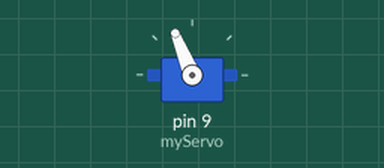
Recording of a sketch running on a simulated Arduino Uno, built with avr-gcc and run on an emulated ATmega328P. Shown: servo.

Above: at 0.05 s.
At 3.0 s:
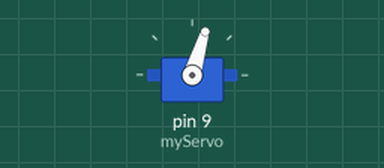
At 6.0 s:
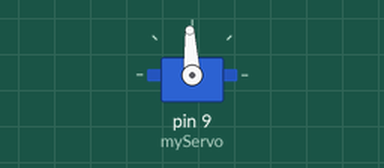
Timing chart, 0 to 7.8 s (numbered marks = the images above):
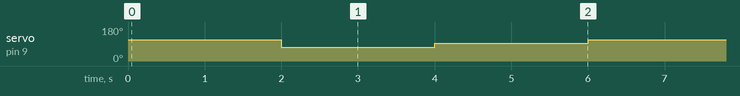

Measured:
- by itself, servo on pin 9 (myServo): repeats every 6.0 s: 93° 2.0 s, 112° 2.0 s, 73° 2.0 s

The sketch:

CRServo_Arduino_10.ino
```cpp
#include <Servo.h>    // Use Servo library, included with IDE

Servo myServo;        // Create Servo object to control the servo

void setup() {
  myServo.attach(9);  // Servo is connected to digital pin 9
}

void loop() {
  myServo.writeMicroseconds(1700);  // Counter clockwise
  delay(2000);                      // Wait 2 seconds
  myServo.writeMicroseconds(1300);  // Clockwise
  delay(2000);
  myServo.writeMicroseconds(1500);  // Stop
  delay(2000);
}
```
